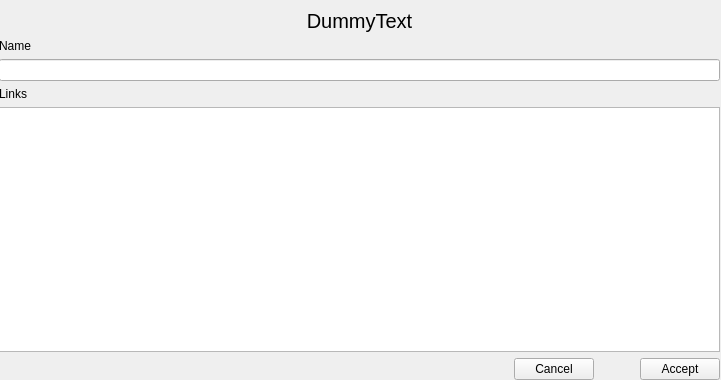
<?xml version="1.0" encoding="UTF-8"?>
<ui version="4.0">
 <class>Form</class>
 <widget class="QWidget" name="Form">
  <property name="geometry">
   <rect>
    <x>0</x>
    <y>0</y>
    <width>721</width>
    <height>380</height>
   </rect>
  </property>
  <property name="windowTitle">
   <string>Form</string>
  </property>
  <widget class="QWidget" name="verticalLayoutWidget">
   <property name="geometry">
    <rect>
     <x>-1</x>
     <y>9</y>
     <width>721</width>
     <height>371</height>
    </rect>
   </property>
   <layout class="QVBoxLayout" name="verticalLayout">
    <item>
     <widget class="QLabel" name="message_lb">
      <property name="font">
       <font>
        <pointsize>15</pointsize>
        <weight>50</weight>
        <bold>false</bold>
        <strikeout>false</strikeout>
       </font>
      </property>
      <property name="text">
       <string>DummyText</string>
      </property>
      <property name="alignment">
       <set>Qt::AlignCenter</set>
      </property>
     </widget>
    </item>
    <item>
     <widget class="QLabel" name="name_lb">
      <property name="text">
       <string>Name</string>
      </property>
     </widget>
    </item>
    <item>
     <widget class="QLineEdit" name="name_le"/>
    </item>
    <item>
     <widget class="QLabel" name="links_lb">
      <property name="text">
       <string>Links</string>
      </property>
     </widget>
    </item>
    <item>
     <widget class="QListWidget" name="links_lw"/>
    </item>
    <item>
     <layout class="QHBoxLayout" name="horizontalLayout">
      <item>
       <spacer name="horizontalSpacer">
        <property name="orientation">
         <enum>Qt::Horizontal</enum>
        </property>
        <property name="sizeHint" stdset="0">
         <size>
          <width>40</width>
          <height>20</height>
         </size>
        </property>
       </spacer>
      </item>
      <item>
       <widget class="QPushButton" name="cancel_bt">
        <property name="text">
         <string>Cancel</string>
        </property>
       </widget>
      </item>
      <item>
       <spacer name="horizontalSpacer_2">
        <property name="orientation">
         <enum>Qt::Horizontal</enum>
        </property>
        <property name="sizeType">
         <enum>QSizePolicy::Minimum</enum>
        </property>
        <property name="sizeHint" stdset="0">
         <size>
          <width>40</width>
          <height>20</height>
         </size>
        </property>
       </spacer>
      </item>
      <item>
       <widget class="QPushButton" name="accept_bt">
        <property name="text">
         <string>Accept</string>
        </property>
       </widget>
      </item>
     </layout>
    </item>
   </layout>
  </widget>
 </widget>
 <resources/>
 <connections/>
</ui>
